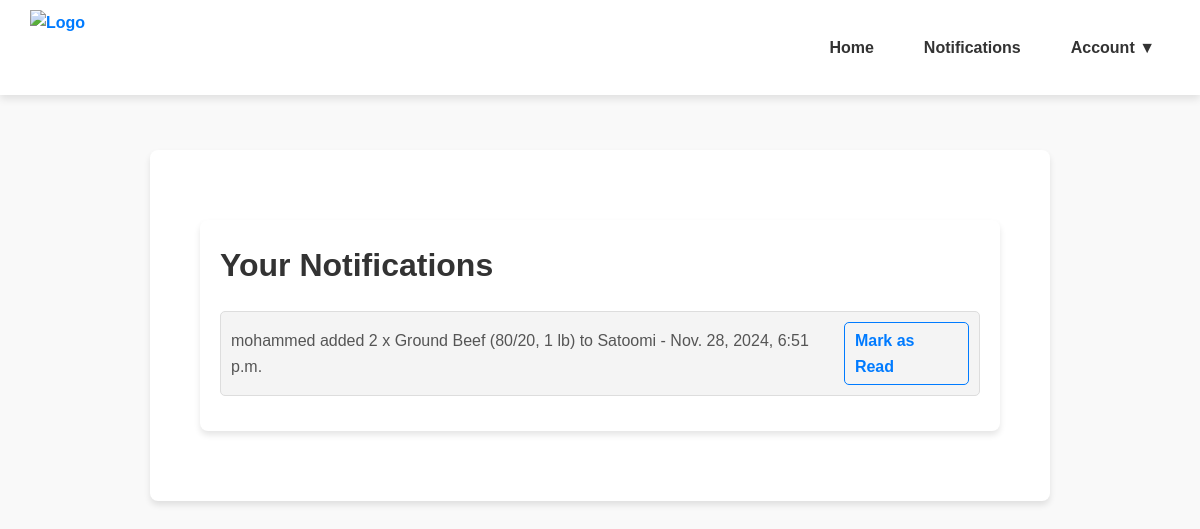
The app's page /notifications/ (signed in), older data.
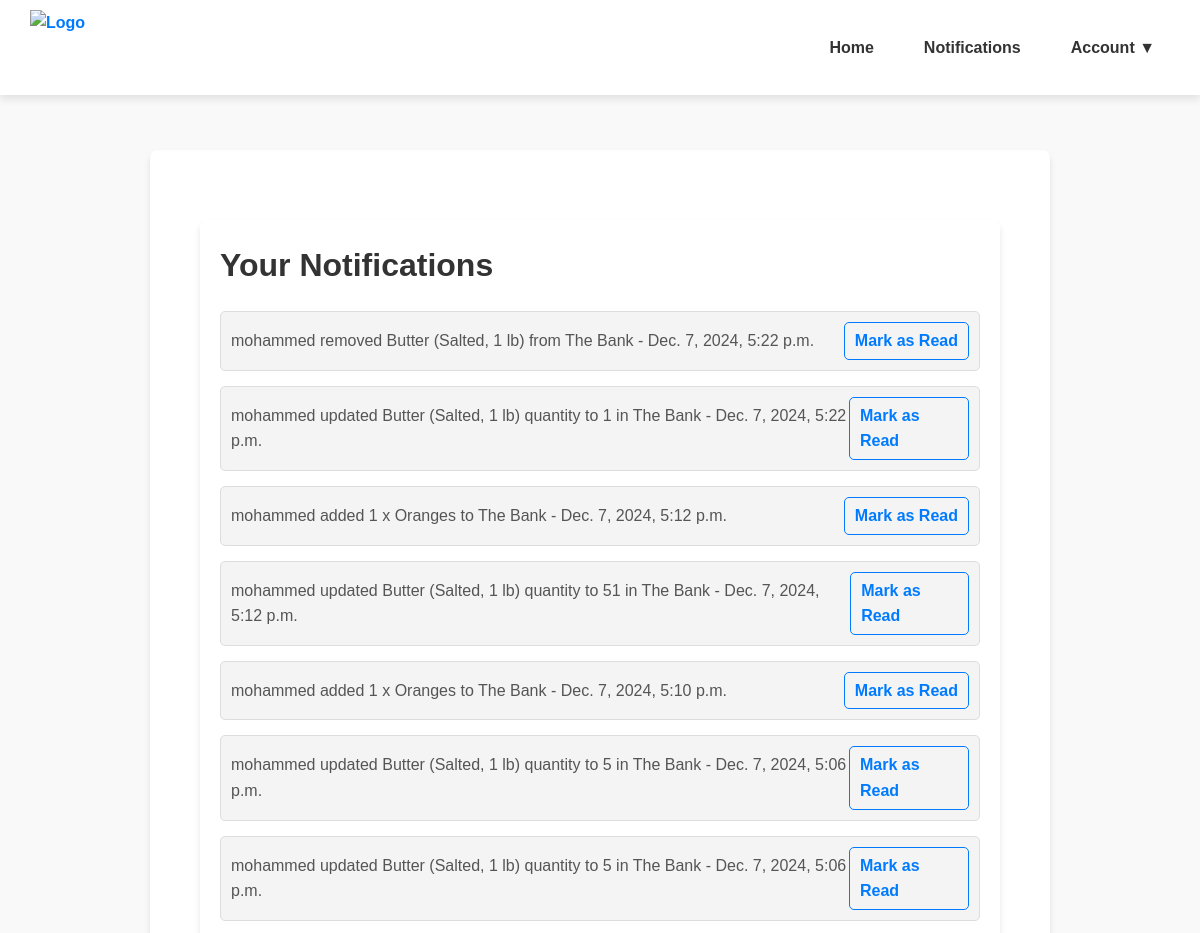
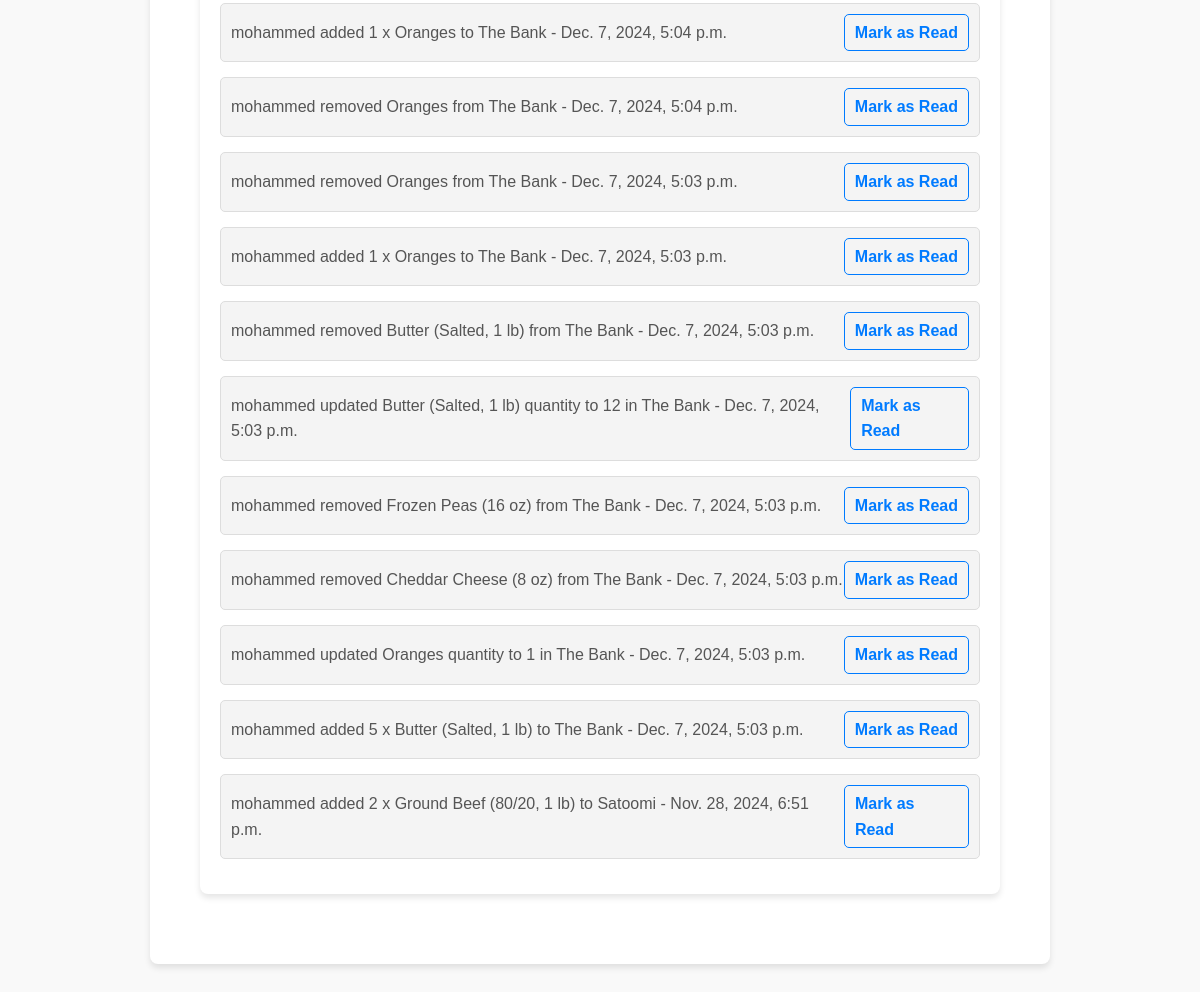
The same page, newer data (2 pictures, top to bottom).
### main/models.py (models this page shows, shortened)
class Notification(models.Model):
    user = models.ForeignKey(User, on_delete=models.CASCADE, related_name='notifications')
    message = models.TextField(null=True, blank=True)
    is_read = models.BooleanField(default=False)
    created_at = models.DateTimeField(auto_now_add=True)

### main/views.py (the view)
# urls.py: path('notifications/', views.notifications_view, name='notifications'),
@login_required
def notifications_view(request):
    notifications = request.user.notifications.filter(is_read=False).order_by('-created_at')
    context = {'notifications': notifications}
    return render(request, 'notifications.html', context)

### templates/notifications.html (shortened to what this page needs)
{% extends 'base.html' %}
{% block content %}
<div class="container">
    <h1>Your Notifications</h1>
    <ul>
        {% for notification in notifications %}
            <li>
                <span>{{ notification.message }} - {{ notification.created_at }}</span>
                <a href="{% url 'mark_notification_read' notification.id %}">Mark as Read</a>
            </li>
        {% endfor %}
    </ul>
</div>
{% endblock %}

Row changes from the older to the newer data that the page shows:
added Notification: message "mohammed removed Butter (Salted, 1 lb) from The Bank", created_at "Dec. 7, 2024, 5:22 p.m."
added Notification: message "mohammed updated Butter (Salted, 1 lb) quantity to 1 in The Bank", created_at "Dec. 7, 2024, 5:22 p.m."
added Notification: message "mohammed added 1 x Oranges to The Bank", created_at "Dec. 7, 2024, 5:12 p.m."
added Notification: message "mohammed updated Butter (Salted, 1 lb) quantity to 51 in The Bank", created_at "Dec. 7, 2024, 5:12 p.m."
added Notification: message "mohammed added 1 x Oranges to The Bank", created_at "Dec. 7, 2024, 5:10 p.m."
added Notification: message "mohammed updated Butter (Salted, 1 lb) quantity to 5 in The Bank", created_at "Dec. 7, 2024, 5:06 p.m."
added Notification: message "mohammed updated Butter (Salted, 1 lb) quantity to 5 in The Bank", created_at "Dec. 7, 2024, 5:06 p.m."
added Notification: message "mohammed added 1 x Oranges to The Bank", created_at "Dec. 7, 2024, 5:04 p.m."
added Notification: message "mohammed removed Oranges from The Bank", created_at "Dec. 7, 2024, 5:04 p.m."
added Notification: message "mohammed removed Oranges from The Bank", created_at "Dec. 7, 2024, 5:03 p.m."
added Notification: message "mohammed added 1 x Oranges to The Bank", created_at "Dec. 7, 2024, 5:03 p.m."
added Notification: message "mohammed removed Butter (Salted, 1 lb) from The Bank", created_at "Dec. 7, 2024, 5:03 p.m."
added Notification: message "mohammed updated Butter (Salted, 1 lb) quantity to 12 in The Bank", created_at "Dec. 7, 2024, 5:03 p.m."
added Notification: message "mohammed removed Frozen Peas (16 oz) from The Bank", created_at "Dec. 7, 2024, 5:03 p.m."
added Notification: message "mohammed removed Cheddar Cheese (8 oz) from The Bank", created_at "Dec. 7, 2024, 5:03 p.m."
added Notification: message "mohammed updated Oranges quantity to 1 in The Bank", created_at "Dec. 7, 2024, 5:03 p.m."
added Notification: message "mohammed added 5 x Butter (Salted, 1 lb) to The Bank", created_at "Dec. 7, 2024, 5:03 p.m."
